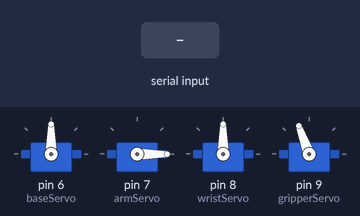
Bench run of a sketch on a simulated Arduino Uno, built with avr-gcc and run on an emulated ATmega328P. Shown: 4 × servo. The inputs (shaded band) are chosen by the test bench.

Above: at 1.2 s.
1.3 s: "90,45\n" received over Serial
At 2.1 s:
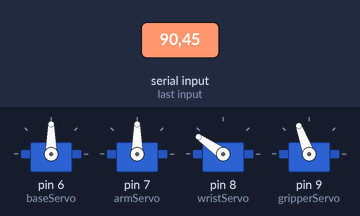
At 2.9 s:
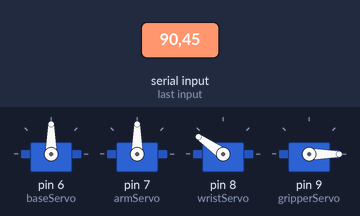
3.8 s: "30,150\n" received over Serial
At 5.1 s:
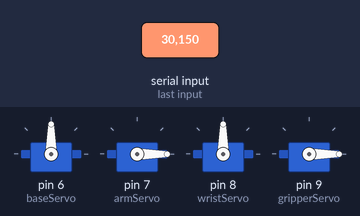
Timing chart, 0 to 11.8 s (numbered marks = the images above; inputs shaded):
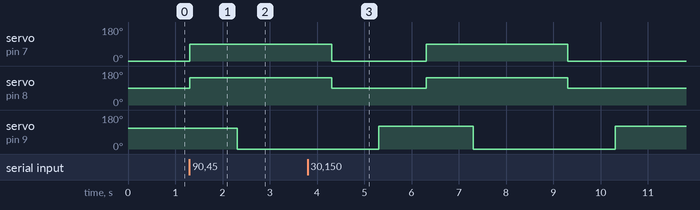

The sketch:

FinalArmIseeYou.ino
```cpp
#include <Servo.h>

Servo baseServo;   // Servo for base rotation
Servo armServo;    // Servo for arm movement
Servo wristServo;  // Servo for wrist movement
Servo gripperServo;// Servo for gripper control

int baseInitialPosition = 90;    // Initial position of base servo
int armInitialPosition = 0;     // Initial position of arm servo
int wristInitialPosition = 90;   // Initial position of wrist servo
int gripperInitialPosition = 110;// Initial position of gripper servo

const int baudRate = 9600;  // Serial communication baud rate
int gripperDelay = 1000;    // Delay before gripper movement

void setup() {
  Serial.begin(baudRate);  // Initialize serial communication
  baseServo.attach(6);
  armServo.attach(7);
  wristServo.attach(8);
  gripperServo.attach(9);
  armServo.attach(7);


  // Initialize servos to their initial positions
  baseServo.write(baseInitialPosition);
  armServo.write(armInitialPosition);
  wristServo.write(wristInitialPosition);
  gripperServo.write(gripperInitialPosition);

  // Add any additional setup code here
}

void loop() {
  // Read serial data sent from the computer
  while (Serial.available() > 0) {
    String data = Serial.readStringUntil('\n');

    // Parse data received from the computer
    int centerX, centerY, distance;
    sscanf(data.c_str(), "<%d,%d,%d>", &centerX, &centerY, &distance);

    // Control the arm based on the detected object's center point and distance
    if (centerX < 1097 && centerY < 270) {
      // Move servos for left movement
      // Adjust the angles according to your setup
      baseServo.write(90);
      armServo.write(90);
      wristServo.write(145);
      delay(1000); // Delay after wrist movement
      gripperServo.write(0);
      delay(gripperDelay); // Delay before gripper movement

    } else if (centerX < 1079 && centerY > 685) {
      // Move servos for left movement
      // Adjust the angles according to your setup
      baseServo.write(90);
      armServo.write(0);
      wristServo.write(180);
      delay(1000); // Delay after wrist movement
      gripperServo.write(0);
      delay(gripperDelay); // Delay before gripper movement
    }

    if (centerY > 298 && centerY < 685 && centerX > 0 && centerX < 598) {
     // Move servos for left movement
      // Adjust the angles according to your setup
      baseServo.write(105);
      armServo.write(40);
      wristServo.write(150);
      delay(1000); // Delay after wrist movement
      gripperServo.write(0);
      delay(gripperDelay); // Delay before gripper movement
    } else if (centerY > 274 && centerY < 685 && centerX > 731 && centerX < 1097) {
      // Move servos for left movement
      // Adjust the angles according to your setup
      baseServo.write(68);
      armServo.write(40);
      wristServo.write(150);
      delay(1000); // Delay after wrist movement
      gripperServo.write(0);
      delay(gripperDelay); // Delay before gripper movement
    }

    // Return servos to initial positions
    delay(1000); // Adjust delay as needed

    baseServo.write(baseInitialPosition);
    armServo.write(armInitialPosition);
    wristServo.write(wristInitialPosition);

    // Open gripper once arm is back to initial position
    delay(1000); // Adjust delay as needed
    gripperServo.write(120);  // Open gripper

    delay(1000); // Adjust delay as needed
  }
}
```

Measured:
- after the input at 1.3 s, servo on pin 7 (armServo): 0° → 90° at once; servo on pin 8 (wristServo): 90° → 145° at once; servo on pin 9 (gripperServo): 110° → 0° after 1.0 s
